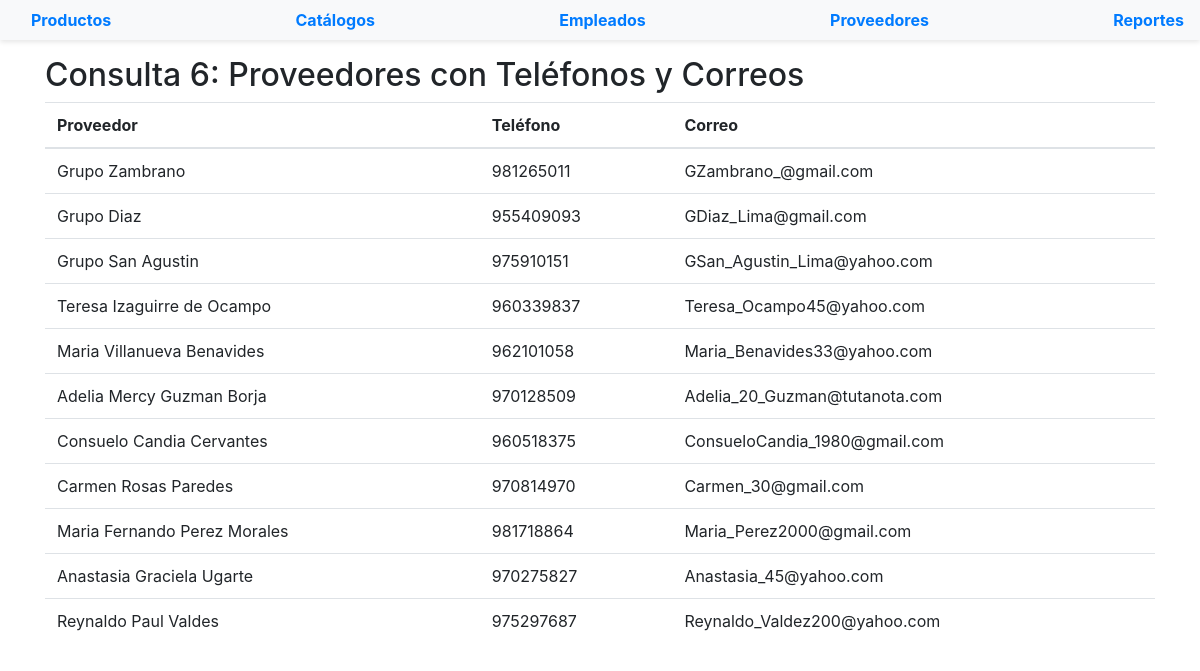
/reportes/consulta6.php, run on the app's committed database.
### tables this page shows
CREATE TABLE Proveedor (
    codigo_proveedor CHAR(10) NOT NULL,
    nombre_proveedor VARCHAR(45) NOT NULL,
    PRIMARY KEY (codigo_proveedor)
);

CREATE TABLE Proveedor_Telefonos (
    codigo_proveedor CHAR(10) NOT NULL,
    telefono VARCHAR(9) NOT NULL,
    PRIMARY KEY (codigo_proveedor, telefono),
    CONSTRAINT fk_codigo_proveedor_telefonos FOREIGN KEY (codigo_proveedor) REFERENCES Proveedor (codigo_proveedor)
);

CREATE TABLE Proveedor_Correos (
    codigo_proveedor CHAR(10) NOT NULL,
    correo VARCHAR(60) NOT NULL,
    PRIMARY KEY (codigo_proveedor, correo),
    CONSTRAINT fk_codigo_proveedor_correos FOREIGN KEY (codigo_proveedor) REFERENCES Proveedor (codigo_proveedor)
);

### funciones.php (called while the page is built, shortened)
<?php
function escapar($html) {
  return htmlspecialchars($html, ENT_QUOTES | ENT_SUBSTITUTE, "UTF-8");
}

### reportes/consulta6.php (the view)
<?php
include '../funciones.php';
$config = include '../config.php';
try {
    $dsn = 'mysql:host=' . $config['db']['host'] . ';dbname=' . $config['db']['name'];
    $conexion = new PDO($dsn, $config['db']['user'], $config['db']['pass'], $config['db']['options']);
} catch (PDOException $e) {
    die('Error de conexión: ' . $e->getMessage());
}
$query6 = "SELECT proveedor.nombre_proveedor AS 'Proveedor',
                  Proveedor_Telefonos.telefono AS 'Telefono',
                  Proveedor_Correos.correo AS 'Correo'
           FROM Proveedor
           INNER JOIN Proveedor_Telefonos
           ON Proveedor_Telefonos.codigo_proveedor = Proveedor.codigo_proveedor
           INNER JOIN Proveedor_Correos
           ON Proveedor_Correos.codigo_proveedor = Proveedor.codigo_proveedor
           WHERE Proveedor.codigo_proveedor LIKE '11%'";
$sentencia6 = $conexion->prepare($query6);
$sentencia6->execute();
$resultado6 = $sentencia6->fetchAll(PDO::FETCH_ASSOC);
?>
<?php include '../templates/header.php'; ?>
<div class="container mt-3">
    <h2>Consulta 6: Proveedores con Teléfonos y Correos</h2>
    <table class="table">
        <thead>
            <tr>
                <th>Proveedor</th>
                <th>Teléfono</th>
                <th>Correo</th>
            </tr>
        </thead>
        <tbody>
            <?php if ($resultado6 && count($resultado6) > 0) { ?>
                <?php foreach ($resultado6 as $fila) { ?>
                    <tr>
                        <td><?= escapar($fila['Proveedor']) ?></td>
                        <td><?= escapar($fila['Telefono']) ?></td>
                        <td><?= escapar($fila['Correo']) ?></td>
                    </tr>
                <?php } ?>
            <?php } else { ?>
                <tr>
                    <td colspan="3">No se encontraron resultados</td>
                </tr>
            <?php } ?>
        </tbody>
    </table>
</div>
<?php include '../templates/footer.php'; ?>

### data on the page
proveedor: nombre_proveedor "Grupo Zambrano", proveedor_telefonos.telefono "981265011", proveedor_correos.correo "GZambrano_@gmail.com"
proveedor: nombre_proveedor "Grupo Diaz", proveedor_telefonos.telefono "955409093", proveedor_correos.correo "GDiaz_Lima@gmail.com"
proveedor: nombre_proveedor "Grupo San Agustin", proveedor_telefonos.telefono "975910151", proveedor_correos.correo "GSan_Agustin_Lima@yahoo.com"
proveedor: nombre_proveedor "Teresa Izaguirre de Ocampo", proveedor_telefonos.telefono "960339837", proveedor_correos.correo "Teresa_Ocampo45@yahoo.com"
proveedor: nombre_proveedor "Maria Villanueva Benavides", proveedor_telefonos.telefono "962101058", proveedor_correos.correo "Maria_Benavides33@yahoo.com"
proveedor: nombre_proveedor "Adelia Mercy Guzman Borja", proveedor_telefonos.telefono "970128509", proveedor_correos.correo "Adelia_20_Guzman@tutanota.com"
proveedor: nombre_proveedor "Consuelo Candia Cervantes", proveedor_telefonos.telefono "960518375", proveedor_correos.correo "ConsueloCandia_1980@gmail.com"
proveedor: nombre_proveedor "Carmen Rosas Paredes", proveedor_telefonos.telefono "970814970", proveedor_correos.correo "Carmen_30@gmail.com"
proveedor: nombre_proveedor "Maria Fernando Perez Morales", proveedor_telefonos.telefono "981718864", proveedor_correos.correo "Maria_Perez2000@gmail.com"
proveedor: nombre_proveedor "Anastasia Graciela Ugarte", proveedor_telefonos.telefono "970275827", proveedor_correos.correo "Anastasia_45@yahoo.com"
proveedor: nombre_proveedor "Reynaldo Paul Valdes", proveedor_telefonos.telefono "975297687", proveedor_correos.correo "Reynaldo_Valdez200@yahoo.com"
